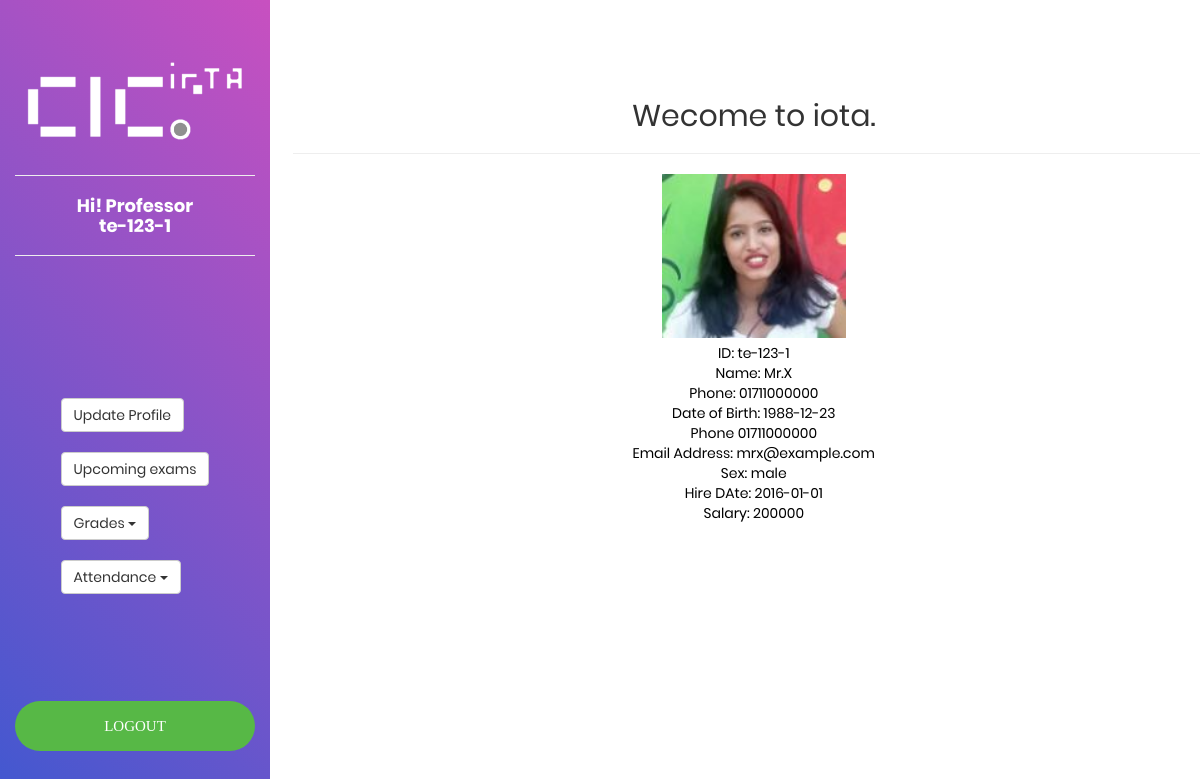
Page /module/teacher (signed in) on the earlier database version.
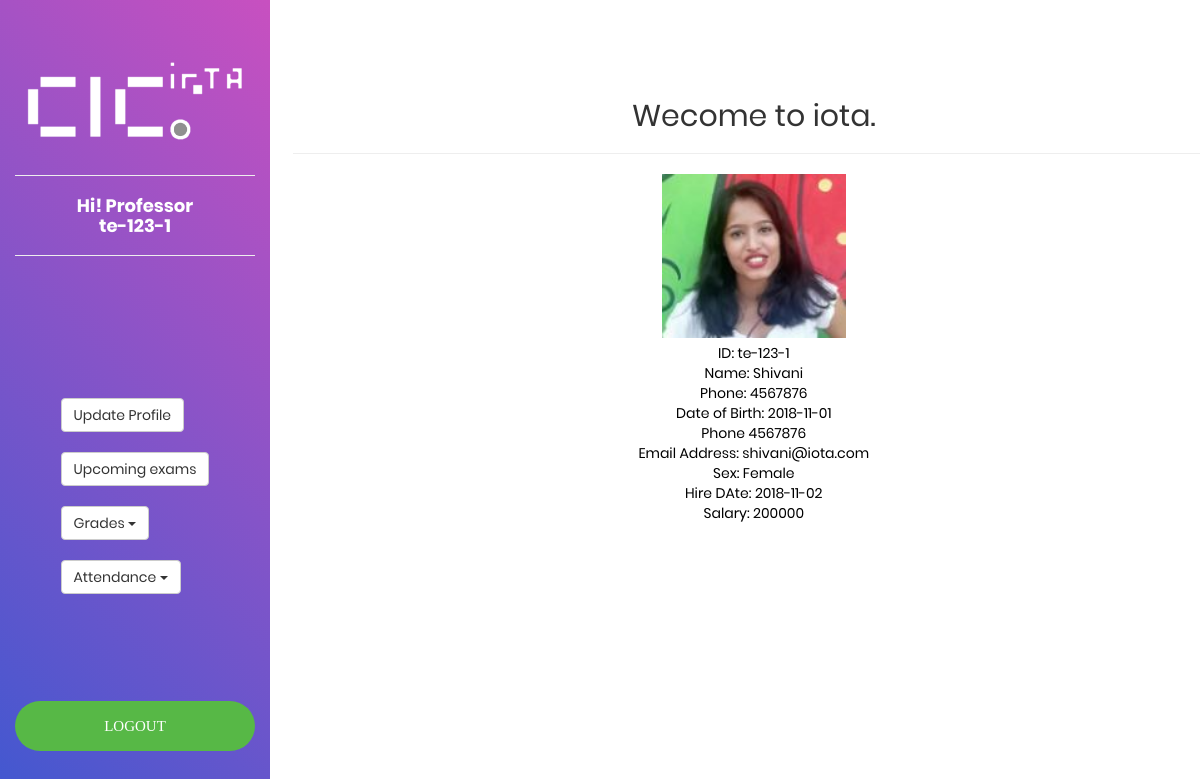
Same page on the later database version.
### tables this page shows
CREATE TABLE `teachers` (
  `id` varchar(20) NOT NULL,
  `name` varchar(20) NOT NULL,
  `password` varchar(20) NOT NULL,
  `phone` varchar(13) NOT NULL,
  `email` varchar(20) NOT NULL,
  `address` varchar(30) NOT NULL,
  `sex` varchar(7) NOT NULL,
  `dob` date NOT NULL,
  `hiredate` date NOT NULL,
  `salary` double NOT NULL
);

### module/teacher/main.php (called while the page is built, shortened)
<?php
$check=$_SESSION['login_id'];
?>

### module/teacher/index.php (the view, shortened to what this page needs)
<?php
include_once('main.php');
?>
<?php
include_once('sidebar-teacher.php');
?>
	<div class="col-md-offset-3 p-t-100">
		<center>
			<h2>Wecome to iota.</h2>
				<hr/>
				<div class="card card-img-top" align="center">
					<img class="img-responsive" width="20%" src="../../images/<?php echo $check ?>.jpg" alt="<?php echo $check ?>"/>
					<div class ="header">
					<?php
						$sql = "SELECT * FROM teachers WHERE id='$check';";
						$res = mysql_query($sql);
						while($row = mysql_fetch_array($res)){
						   echo "<center>";
						   echo "ID: ".$row['id']."<br />";
						   echo "Name: ".$row['name']."<br />";
						   echo "Phone: ".$row['phone']."<br />";
						   echo "Date of Birth: ".$row['dob']."<br />";
						   echo "Phone ".$row['phone']."<br />";
						   echo "Email Address: ".$row['email']."<br />";
						   echo "Sex: ".$row['sex']."<br />";
						   echo "Hire DAte: ".$row['hiredate']."<br />";
						   echo "Salary: ".$row['salary']."<br />";
						   echo "</center>";
						}
					?>
					</div>
				</div>
		</body>
</html>

Differences in the rows shown:
changed teachers "te-123-1": name "Mr.X" → "Shivani"; phone "01711000000" → "4567876"; dob "1988-12-23" → "2018-11-01"; email "mrx@example.com" → "shivani@iota.com"; sex "male" → "Female"; hiredate "2016-01-01" → "2018-11-02"
